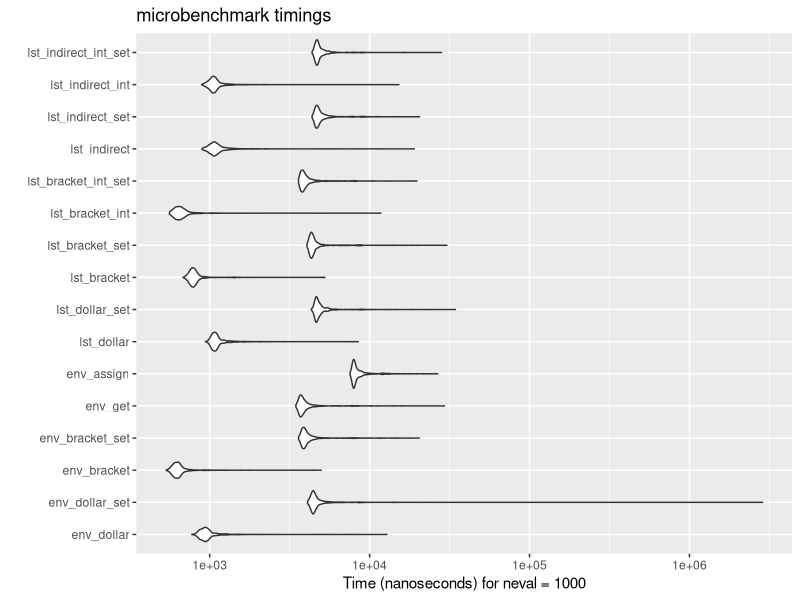
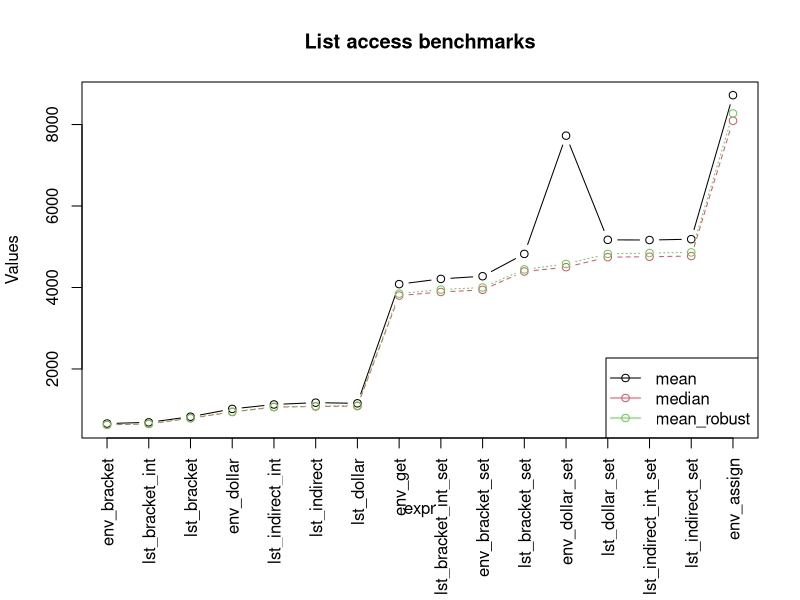
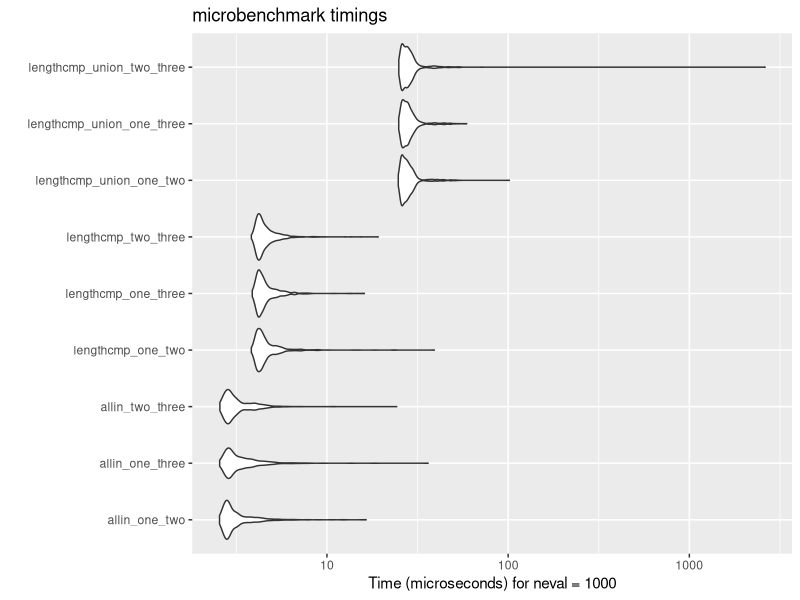
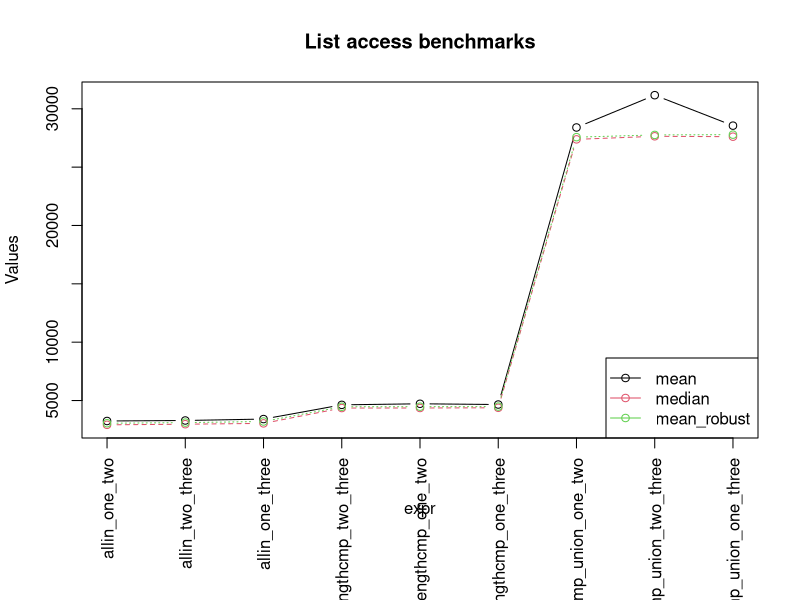
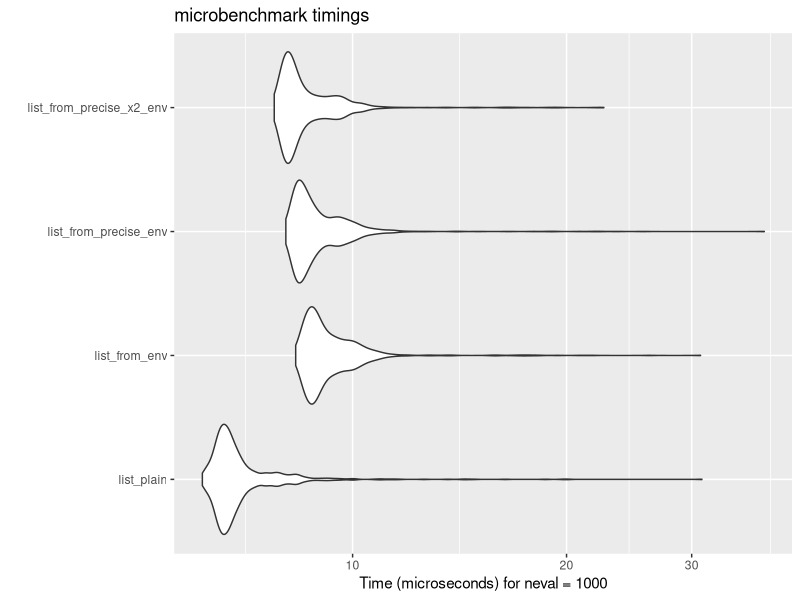
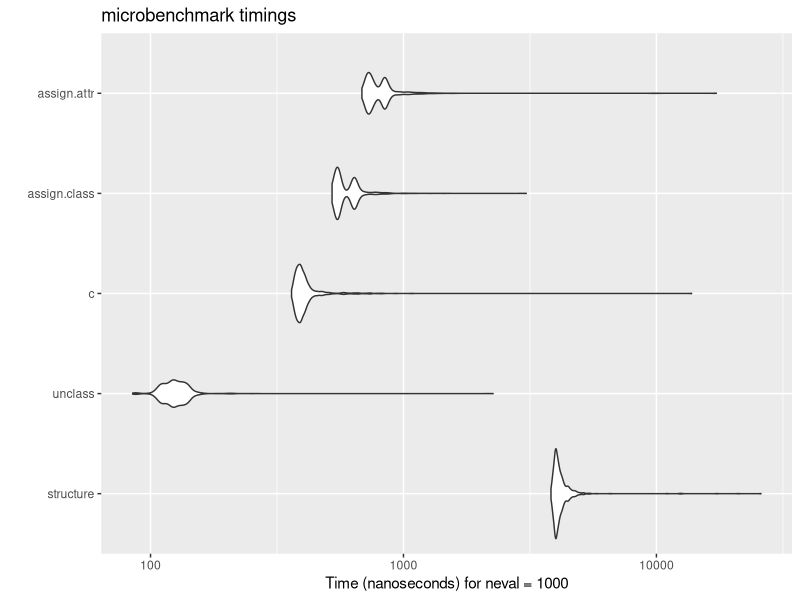

Here is the R script that generated these plots, in order:







library("ggplot2")
library("microbenchmark")
library("data.table")

bm_listaccess <- function() {
  env <- new.env()
  env$a <- 1
  env$b <- "x"
  env$c <- 1:10
  env$d <- list(1, 2, 3)
  env$e <- data.frame(x = 1:10, y = 11:20)
  env$f <- function(x) x + 1
  env$g <- FALSE


  lst <- as.list(env)

  indirect <- c(1, 3, 7)
  indirect_int <- c(1L, 3L, 7L)

  microbenchmark(times = 1000L,
    env_dollar = { env$a; env$c; env$g },
    env_dollar_set = { env$a <- 2; env$c <- 2:11; env$g <- TRUE; env$a <- 1; env$c <- 1:10; env$g <- FALSE },
    env_bracket = { env[["a"]]; env[["c"]]; env[["g"]] },
    env_bracket_set = { env[["a"]] <- 2; env[["c"]] <- 2:11; env[["g"]] <- TRUE; env[["a"]] <- 1; env[["c"]] <- 1:10; env[["g"]] <- FALSE },
    env_get = { get("a", env); get("c", env); get("g", env) },
    env_assign = { assign("a", 2, env); assign("c", 2:11, env); assign("g", TRUE, env); assign("a", 1, env); assign("c", 1:10, env); assign("g", FALSE, env) },
    lst_dollar = { lst$a; lst$c; lst$g },
    lst_dollar_set = { lst$a <- 2; lst$c <- 2:11; lst$g <- TRUE; lst$a <- 1; lst$c <- 1:10; lst$g <- FALSE },
    lst_bracket = { lst[["a"]]; lst[["c"]]; lst[["g"]] },
    lst_bracket_set = { lst[["a"]] <- 2; lst[["c"]] <- 2:11; lst[["g"]] <- TRUE; lst[["a"]] <- 1; lst[["c"]] <- 1:10; lst[["g"]] <- FALSE },
    lst_bracket_int = { lst[[1]]; lst[[3]]; lst[[7]] },
    lst_bracket_int_set = { lst[[1]] <- 2; lst[[3]] <- 2:11; lst[[7]] <- TRUE; lst[[1]] <- 1; lst[[3]] <- 1:10; lst[[7]] <- FALSE },
    lst_indirect = { lst[[indirect[1]]]; lst[[indirect[2]]]; lst[[indirect[3]]] },
    lst_indirect_set = { lst[[indirect[1]]] <- 2; lst[[indirect[2]]] <- 2:11; lst[[indirect[3]]] <- TRUE; lst[[indirect[1]]] <- 1; lst[[indirect[2]]] <- 1:10; lst[[indirect[3]]] <- FALSE },
    lst_indirect_int = { lst[[indirect_int[1]]]; lst[[indirect_int[2]]]; lst[[indirect_int[3]]] },
    lst_indirect_int_set = { lst[[indirect_int[1]]] <- 2; lst[[indirect_int[2]]] <- 2:11; lst[[indirect_int[3]]] <- TRUE; lst[[indirect_int[1]]] <- 1; lst[[indirect_int[2]]] <- 1:10; lst[[indirect_int[3]]] <- FALSE }
  )
}



bmr <- bm_listaccess()


autoplot(bmr)

bmrt <- as.data.table(bmr)[, .(mean = mean(time), median = median(time), mean_robust = mean(time, trim = 0.1)), by = expr][order(mean_robust)]

par(mar = c(8, 4, 4, 2) + 0.1)
matplot(bmrt[, -1], type = "b", pch = 1, xaxt = "n", ylab = "Values", xlab = "expr", main = "List access benchmarks", col = seq_along(bmrt[, -1]))
legend("bottomright", legend = colnames(bmrt)[-1], col = seq_along(bmrt[, -1]), pch = 1, lty = 1)
axis(1, at = seq_along(bmrt$expr), labels = bmrt$expr, las = 2)

# GET: (lst_bracket_int, env_bracket) is faster than lst_bracket, which is faster than
# env_dollar, which is slightly faster than lst_indirect_(int), which is slightly faster than lst_dollar
#   HUGE difference to: env_get
# SET: env_bracket slightly faster than lst_bracket_int, much faster than env_dollar|lst_bracket, which is slightly faster than lst(indirect), which is faster than lst_dollar, which is much faster than env_assign

# -> envs are faster than named lists for setting; lists with numbers are the same (get) or almost the same (set) as envs
# -> don't use get() / assign()
# -> use brackets
# -> use integers for list access; list with names adds 25%
# -> indirect lst *set* makes barely any difference to named list



bm_subsettest <- function() {
  one <- c("elephant", "mouse", "tiger", "cat", "dog")
  two <- c("cat", "dog", "mouse", "tiger")
  three <- c("dog", "cat", "mouse", "tiger", "fish")

  microbenchmark(times = 1000L,
    allin_one_two = { x1 <- all(one %in% two); x2 <- all(two %in% one) },
    allin_one_three = { x1 <- all(one %in% three); x2 <- all(three %in% one) },
    allin_two_three = { x1 <- all(two %in% three); x2 <- all(three %in% two) },
    lengthcmp_one_two = { lu <- length(unique(c(one, two))) ; x1 <- lu == length(two) ; x2 <- lu == length(one) },
    lengthcmp_one_three = { lu <- length(unique(c(one, three))) ; x1 <- lu == length(three) ; x2 <- lu == length(one) },
    lengthcmp_two_three = { lu <- length(unique(c(two, three))) ; x1 <- lu == length(three) ; x2 <- lu == length(two) },
    lengthcmp_union_one_two = { lu <- length(union(one, two)) ; x1 <- lu == length(two) ; x2 <- lu == length(one) },
    lengthcmp_union_one_three = { lu <- length(union(one, three)) ; x1 <- lu == length(three) ; x2 <- lu == length(one) },
    lengthcmp_union_two_three = { lu <- length(union(two, three)) ; x1 <- lu == length(three) ; x2 <- lu == length(two) }
  )
}




bmr <- bm_subsettest()

autoplot(bmr)

bmrt <- as.data.table(bmr)[, .(mean = mean(time), median = median(time), mean_robust = mean(time, trim = 0.1)), by = expr][order(mean_robust)]

par(mar = c(8, 4, 4, 2) + 0.1)
matplot(bmrt[, -1], type = "b", pch = 1, xaxt = "n", ylab = "Values", xlab = "expr", main = "List access benchmarks", col = seq_along(bmrt[, -1]))
legend("bottomright", legend = colnames(bmrt)[-1], col = seq_along(bmrt[, -1]), pch = 1, lty = 1)
axis(1, at = seq_along(bmrt$expr), labels = bmrt$expr, las = 2)

round(sweep(as.matrix(bmrt[, 2:4], rownames = bmrt[[1]]), 2, as.numeric(bmrt[1, 2:4]), "/"), 2)

round(sweep(as.matrix(bmrt[, 2:4], rownames = bmrt[[1]]), 2, as.numeric(bmrt[5, 2:4]), "/"), 2)

# length cmp is 28% slower than all (x %in% y)
# union is 2x slower than allin; adds 50% to length cmp
#


bm_extend_list <- function(times = 1) {
  concatenating = list(
    c("elephant", "mouse", "tiger", "cat", "dog"),
    list(c("green", "blue", "purple"), c(1, 1, 1), 10:0),
    c(1, 2, 3, 4, 5),
    list(c(1, 2, 3), c("a", "b", "c"), c(1, 2, 3, 4, 5))
  )

  concatenating <- rep(concatenating, times)

  microbenchmark(
    expand = {
      entries = list()
      for (element in concatenating) {
        if (is.list(element)) {
          entries <- c(entries, element)
        } else {
          entries[[length(entries) + 1]] <- element
        }
      }
    },
    unlist = {
      entries = list()
      for (element in concatenating) {
        if (!is.list(element)) {
          element <- list(element)
        }
        entries[[length(entries) + 1]] <- element
      }
      entries <- unlist(entries, recursive = FALSE)
    }
  )
}

bm_extend_list()
# unlist() is clearly slower

bm_extend_list(10)

bm_extend_list(100)
# unlist() is clearly faster



bm_create_list <- function() {
  names <- c("elephant", "mouse", "tiger", "cat", "dog", "mouse")
  microbenchmark(times = 1000,
    list_plain = {
      result = list()
      for (n in names) {
        result[[n]] <- n
      }
    },
    list_from_env = {
      env <- new.env()
      for (n in names) {
        env[[n]] <- n
      }
      result <- as.list(env, all.names = TRUE)
    },
    list_from_precise_env = {
      env <- new.env(size = length(names))
      for (n in names) {
        env[[n]] <- n
      }
      result <- as.list(env, all.names = TRUE)
    },
    list_from_precise_x2_env = {
      env <- new.env(size = length(names), parent = emptyenv())
      for (n in names) {
        env[[n]] <- n
      }
      result <- as.list(env, all.names = TRUE)
    }
  )
}

bm_create_list() |> autoplot()
# plain list is faster than creating an env first; setting the size of the env and making parent = emptyenv() makes a small difference!


remove_class_info <- function() {
  sx <- structure(
    list(a = 1, b = 2, c = 3),
    class = "test",
    attr = list(a = 1, b = 2, c = 3)
  )

  microbenchmark(times = 1000,
    structure = structure(sx, class = NULL),
    unclass = unclass(sx),
    c = c(sx),
    assign.class = {
      class(sx) <- NULL
      sx
    },
    assign.attr = {
      attr(sx, "class") <- NULL
      sx
    }
  )
}

remove_class_info() |> autoplot()
# unclass() is MUCH faster than c(), which is better than the others
